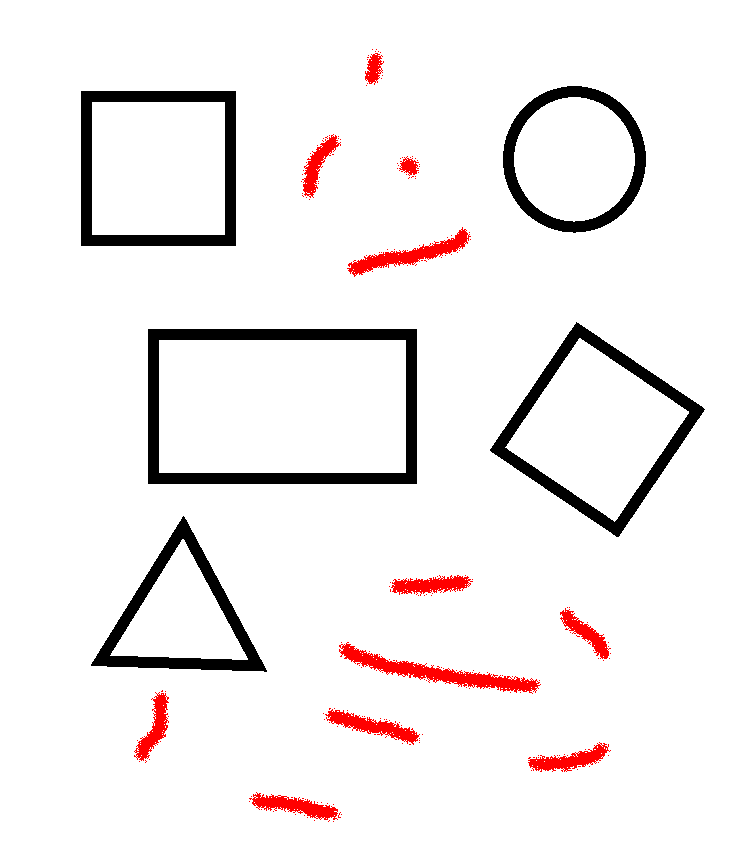
//> input picture shapes.png, 744 x 851 px
$ ./test   (built with g++ and OpenCV 4)
//> lines starting //> are read from the running program, lines starting //| are printed output that depends on the picture; after the words box and inside, x2 and y2 are one past the last pixel; in counts of white or black regions, pixels touching at a corner belong together
#include <iostream>
#include <opencv2/core/core.hpp>
#include <opencv2/imgproc/imgproc.hpp>
#include <opencv2/highgui/highgui.hpp>
using namespace std;

cv::Mat function() {
	//create image
	cv::Mat ima(340/*height*/,320/*width*/,CV_8U,cv::Scalar(100));
	//return it
	return ima;
}

int main() {
	cv::Mat image;
	std::cout << "size: " << image.size().height << " , " << image.size().width << std::endl;
	image = cv::imread("shapes.png");
//> image is the input picture: 851 rows x 744 cols, CV_8UC3; mean B, G, R 237.6, 237.6, 242.3
	if (!image.data) {
		// no image has been created...
		cerr << "No image data" << endl;
		return -1;
	}

	std::cout << "size: " << image.size().height << " , " << image.size().width << std::endl;
//| size: 851 , 744
	//cv::namedWindow("Original Image"); //define the window
	//cv::imshow("Original Image", image); //show the image

	cv::Mat result;
	cv::flip(image,result,0); /* positive for horizontal
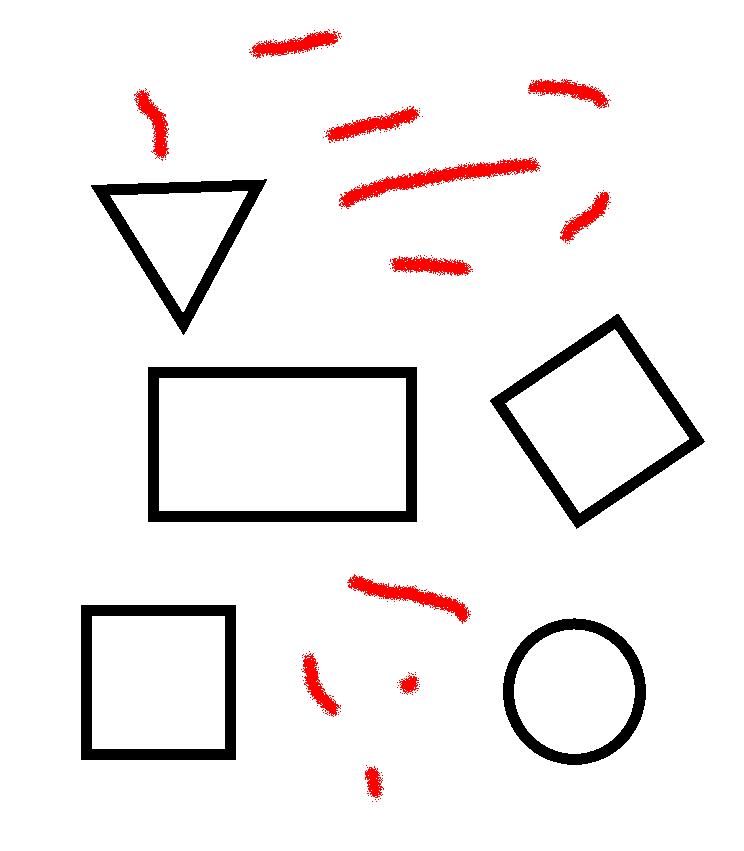
//> result: 851 rows x 744 cols, CV_8UC3; mean B, G, R 237.6, 237.6, 242.3
								 0 fo vertical
								 negative for both */
	//cv::namedWindow("Flipped Image");
	//cv::imshow("Flipped Image", result);
	//cv::imwrite("output.png", result);

	cv::Mat image2, image3;
	image2 = result;
	result.copyTo(image3);

	cv::flip(image,result,1);
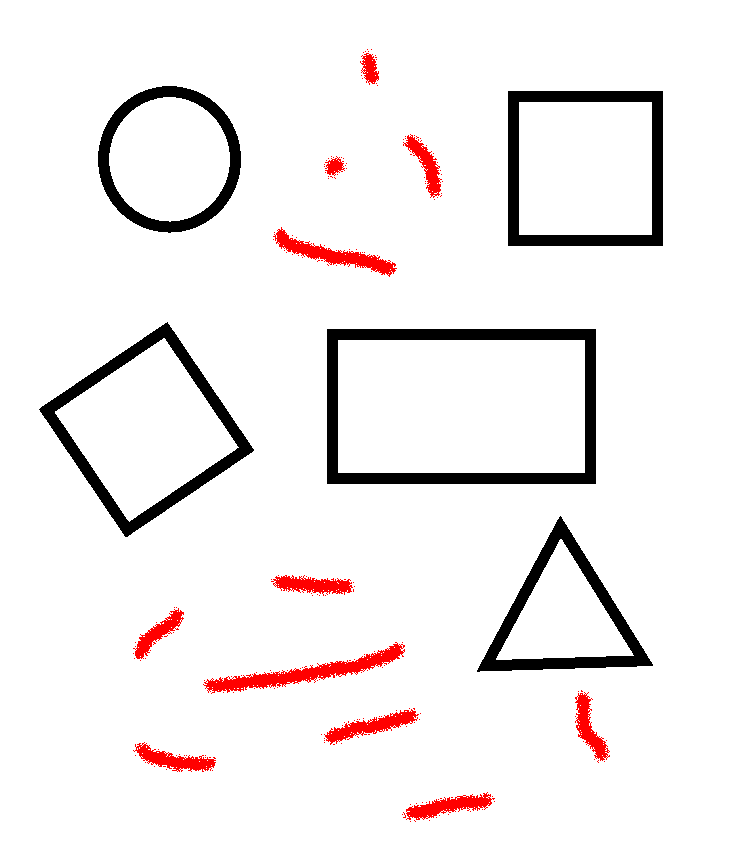
//> result: 851 rows x 744 cols, CV_8UC3; 12.84% of pixels changed, all inside (x1, y1, x2, y2) = (39, 29, 705, 822)

	cv::imshow("Image2", image2); //image2 now matches the new flip
	cv::imshow("Image3", image3); //image3 is a copy of the old flip

	cv::Mat gray = function();
	cv::imshow("Gray", gray); //generated gray image


	cv::waitKey(0);
	return 0;
}
